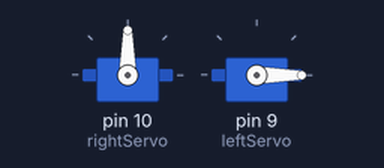
The sketch below on a simulated Arduino Uno, built with avr-gcc and run on an emulated ATmega328P. Parts: 2 × servo.

Above: at 0.05 s.
Timing chart, 0 to 4.6 s (numbered marks = the images above):
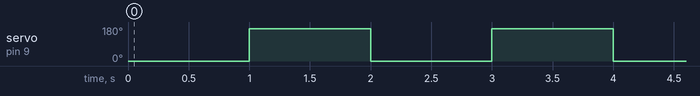

Measured:
- by itself, servo on pin 9 (leftServo): alternates 170° for 1.0 s and 0° for 1.0 s

The sketch:

RoboBear.ino.ino
```cpp
#include <Servo.h>

// max eight servo objects can be created
Servo rightServo;
Servo leftServo;

int pos = 0;

void setup() {
  // put your setup code here, to run once:
  rightServo.attach(10);
  leftServo.attach(9);

  //Test();

  //OpenArms();
}

void Test()
{
  //rightServo.write(0);
  leftServo.write(0);

  delay(1000);
  //rightServo.write(130);
  leftServo.write(170);
  delay(1000);
}

void OpenArms()
{
  rightServo.write(10);
  leftServo.write(170);
}
void CloseArms()
{
  rightServo.write(170);
  leftServo.write(10);
}

void ArmsForward()
{
  rightServo.write(90);
  leftServo.write(90);
}

void Hug()
{
  OpenArms();
  delay(1000);
  CloseArms();
  delay(1000);
}

void Walk()
{
  rightServo.write(100);
  leftServo.write(100);
  delay(1000);
  rightServo.write(50);
  leftServo.write(50);
  delay(1000);
}
void loop()
{
  // put your main code here, to run repeatedly:
  //Walk();
  Test();
}
```
